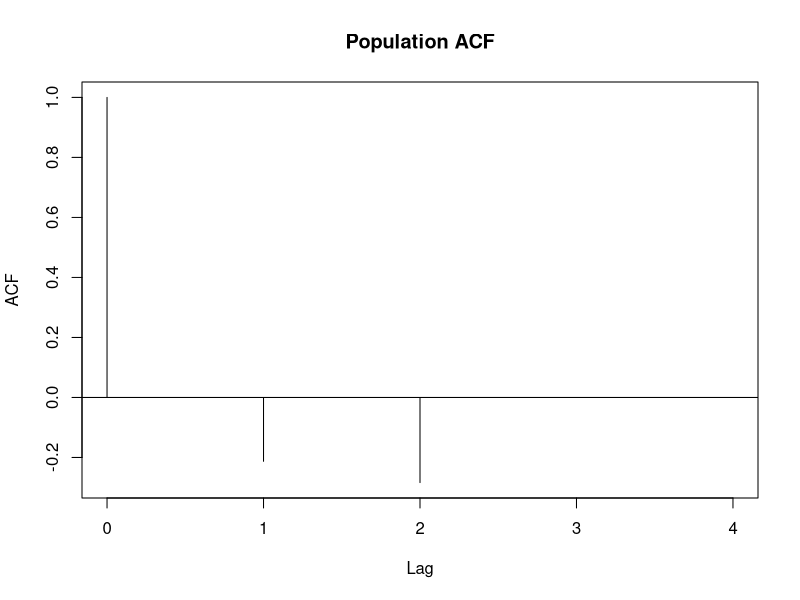
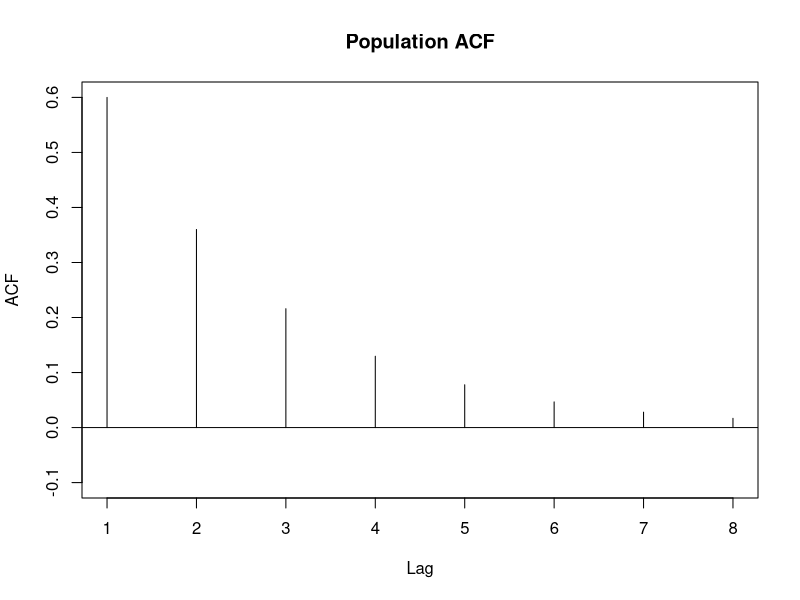
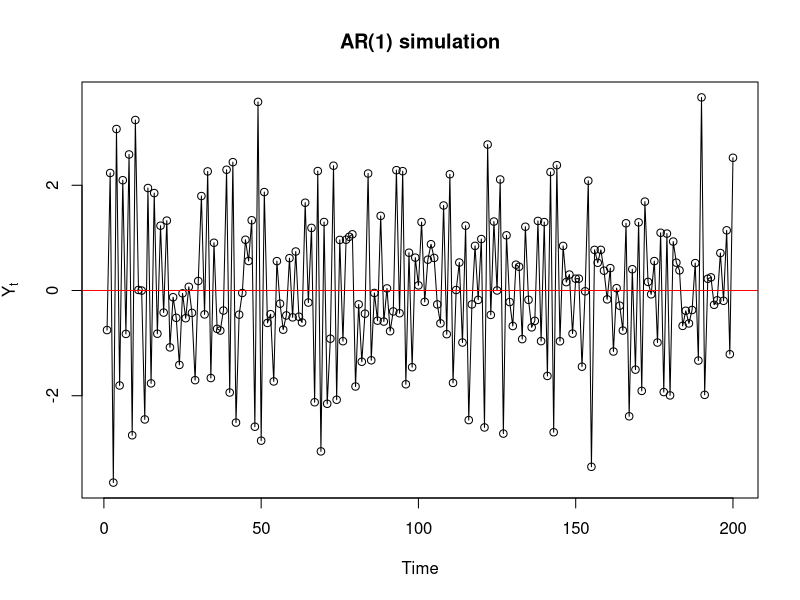
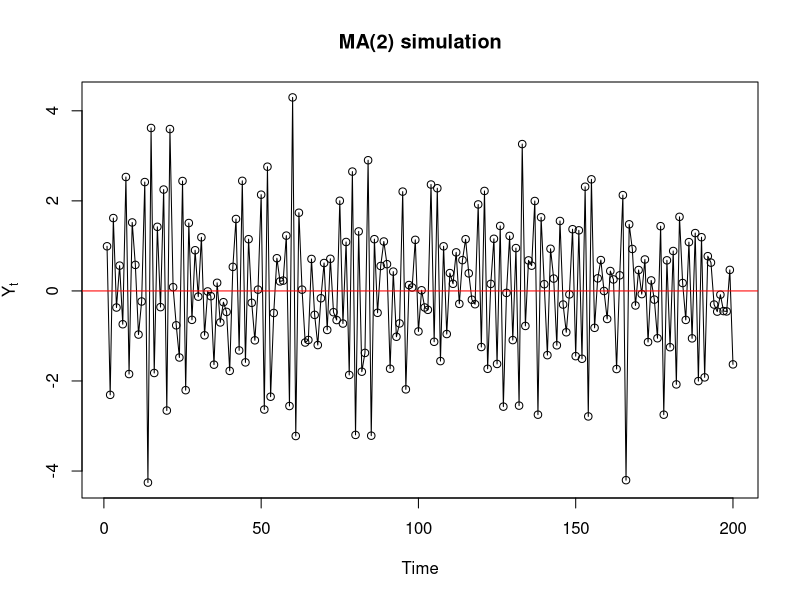
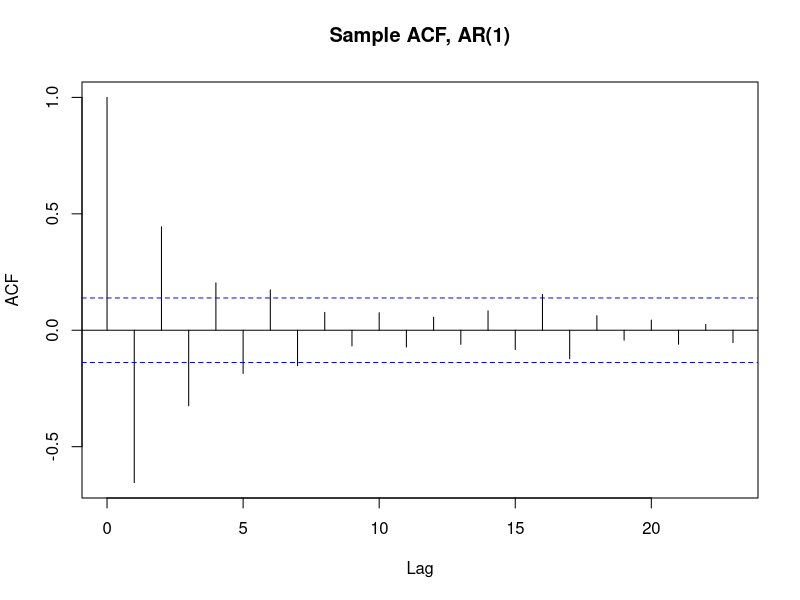
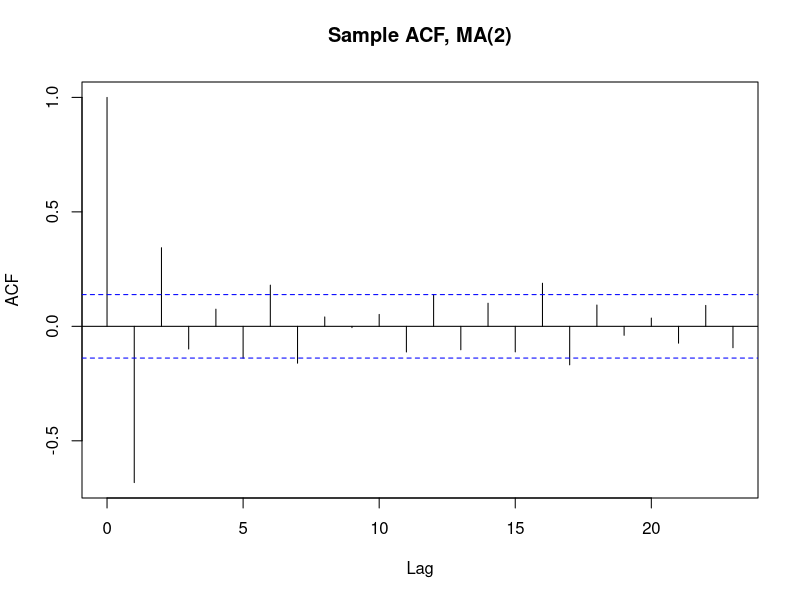

Here is the R script that generated these plots, in order:
## ---- chunk 1
ARMAacf(ma=c(-0.5,-0.4))
## ---- chunk 2
theta1= 0.5
theta2= 0.4
cat("Correlation for k=0 is ", "1", "\n") 
cat("Correlation for k=1 is ", (theta1*theta2-theta1)/(1+theta1^2+theta2^2), "\n")
cat("Correlation for k=2 is ", (-theta2)/(1+theta1^2+theta2^2), "\n")
cat("Correlation for k>2 is ", "0", "\n")
## ---- chunk 3
ACF=ARMAacf(ma=c(-0.5,-0.4),lag.max=4)
plot(y=ACF,x=0:4,xlab='Lag',ylab='ACF',main="Population ACF", type='h')
abline(h=0)
## ---- chunk 4
phi= 0.6
k= seq(1,8)
round(phi^k,4)
## ---- chunk 5
ARMAacf(ar=c(0.6), lag.max=8)[c(2:9)]
## ---- chunk 6
ACF=ARMAacf(ar=c(0.6), lag.max=8)
plot(y=ACF[-1],x=1:8,ylim = c(-0.1,0.6) ,xlab='Lag',ylab='ACF',main="Population ACF", type='h')
abline(h=0)
## ---- chunk 7
set.seed(2)
ar.sim <- arima.sim(list(order = c(1,0,0), ar = -0.6), n = 200)
plot(ar.sim,ylab=expression(Y[t]),xlab="Time",type="o",main="AR(1) simulation")
abline(h=0 , col= "red")
## ---- chunk 8
set.seed(2)
ma.sim <- arima.sim(list(order = c(0,0,2), ma = c(-0.8,0.5)), n = 200)
plot(ma.sim,ylab=expression(Y[t]),xlab="Time",type="o",main="MA(2) simulation")
abline(h=0, col= "red")
## ---- chunk 9
acf(ar.sim,main="Sample ACF, AR(1)")
## ---- chunk 10
acf(ma.sim,main="Sample ACF, MA(2)")
